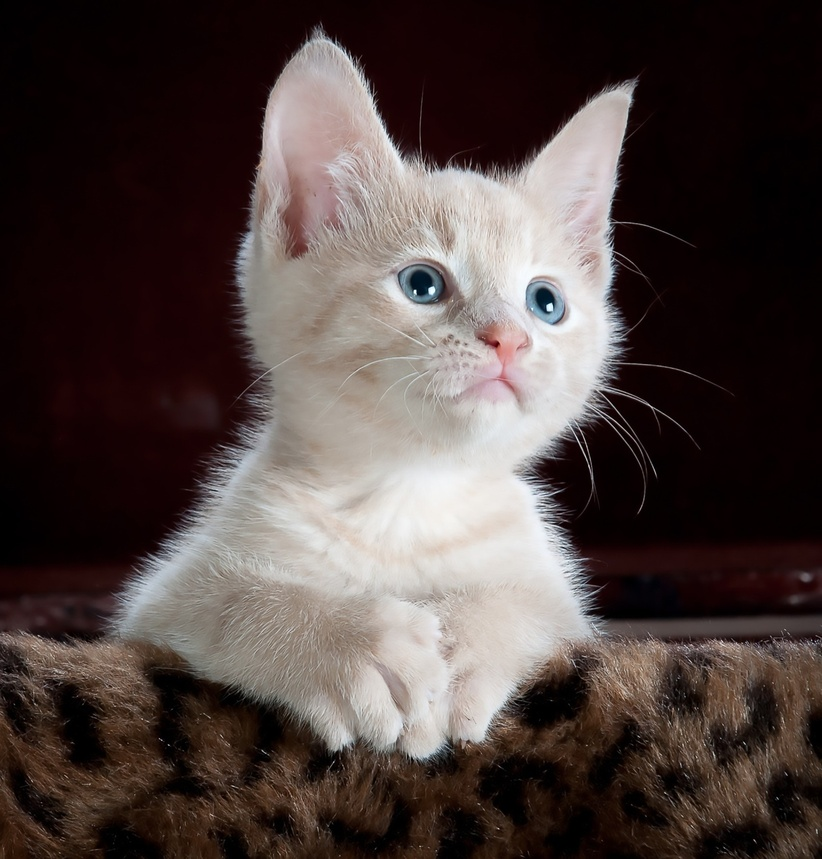
#> input picture pics/1.jpg, 822 x 859 px, shrunk from 1674 x 1750 before the run
$ python contour_detection.py
#> lines starting #> are read from the running program, lines starting #| are printed output that depends on the picture; after the words box and inside, x2 and y2 are one past the last pixel; in counts of white or black regions, pixels touching at a corner belong together
import cv2 as cv
import numpy as np


img = cv.imread('pics/1.jpg')
#> img is the input picture: shape (859, 822, 3); mean B, G, R 64.1, 66.8, 78.5
cv.imshow('Cats', img)

blank = np.zeros(img.shape, dtype='uint8')
cv.imshow('Blank', blank)


gray = cv.cvtColor(img, cv.COLOR_BGR2GRAY)
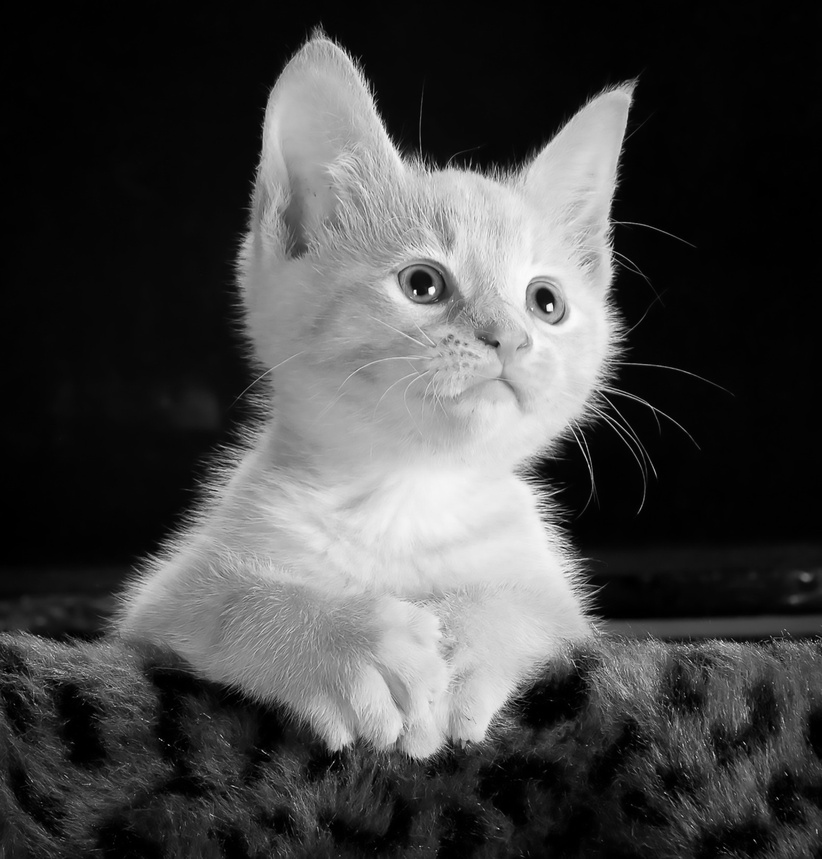
#> gray: shape (859, 822); min 0, max 252, mean 70
cv.imshow('Gray', gray)

# canny = cv.Canny(img, 125, 175)
# cv.imshow('Canny Edges', canny)

#getting contours
#cv.RETR_TREE for hierachical contours
#cv.RETR_EXTERNAL for external contours
#cv.RETR_LIST for all the contours in the image

#cv.CHAIN_APPROX is how we want to approximate the contours

ret, thresh = cv.threshold(gray, 125, 125, cv.THRESH_BINARY)
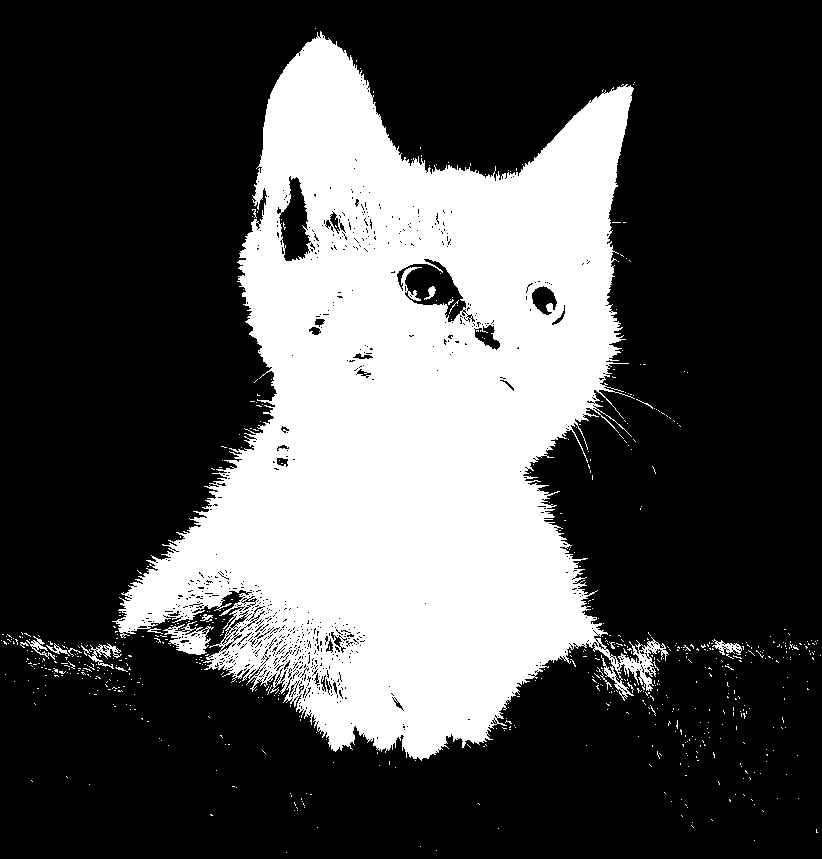
#> thresh: shape (859, 822); values 0 (black) and 125 (white), 30% white; 674 white regions (659 under 20 px)
cv.imshow('Thresh',thresh)


contours, hierachies = cv.findContours(thresh, cv.RETR_LIST, cv.CHAIN_APPROX_SIMPLE)
#> contours = 2178 contours, 2114 with area under 20; largest, box (x1, y1, x2, y2) and area: (112, 31, 669, 761) 213798, (396, 258, 467, 323) 2260, (278, 175, 312, 262) 1732, (163, 621, 214, 655) 768, (531, 285, 558, 316) 496
print(f'{len(contours)} contours found!')
#| 2178 contours found!

cv.drawContours(blank, contours, -1, (0,0,255), 1)
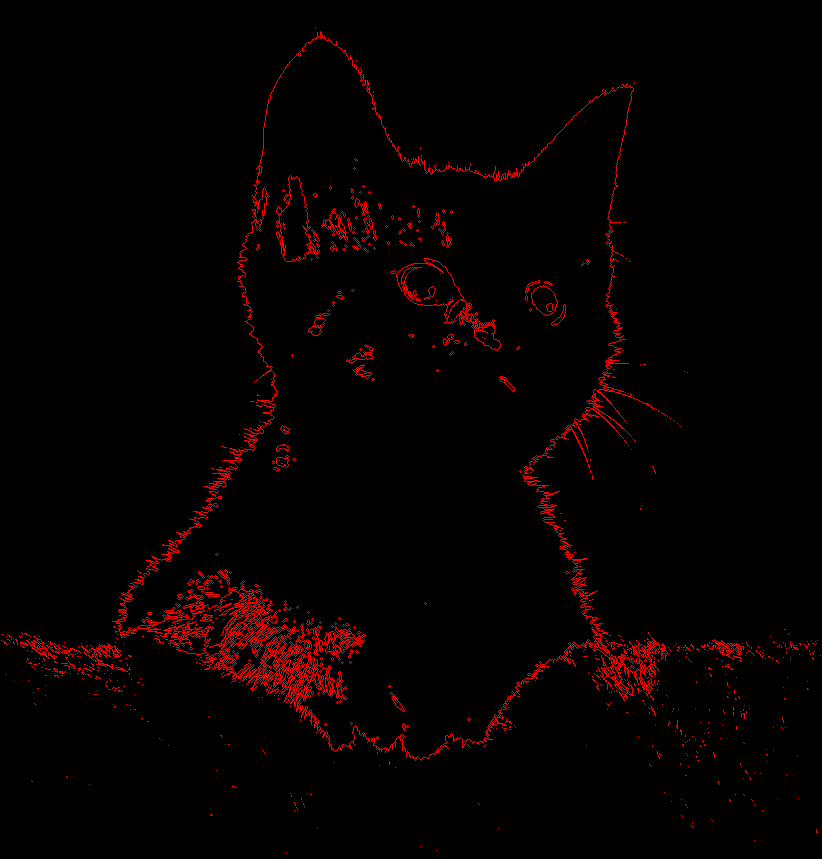
#> blank: shape (859, 822, 3); mean of channels 0, 1, 2 0, 0, 6.1; drawn as B, G, R
cv.imshow('Contours', blank)


cv.waitKey(0)

$ run again, with pics/2.jpg copied over pics/1.jpg
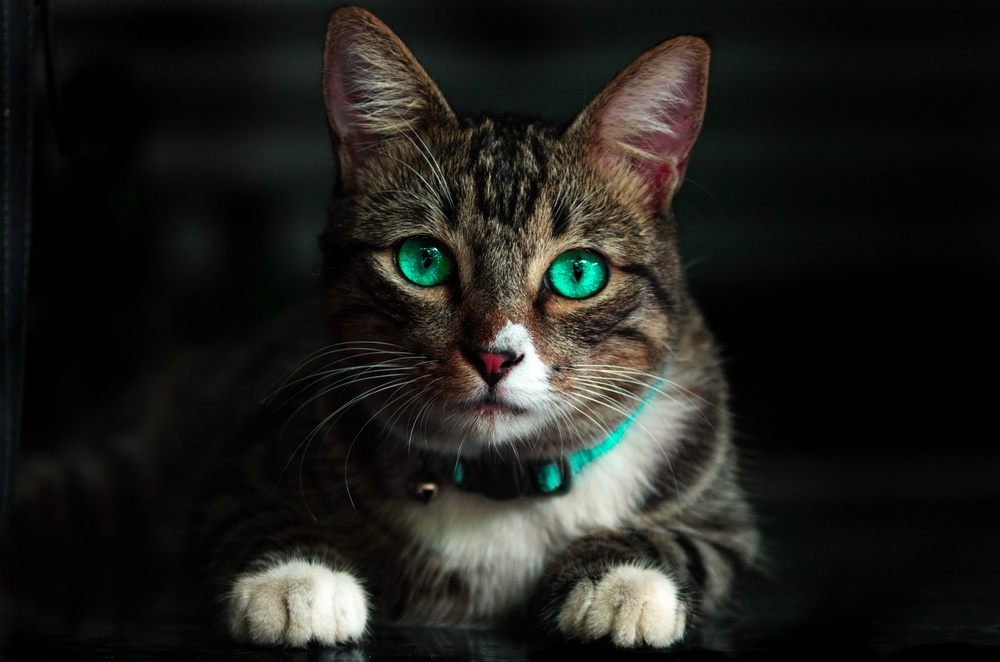
#> input picture pics/2.jpg, 1000 x 662 px, shrunk from 4928 x 3264 before the run
#> img is the input picture: shape (662, 1000, 3); mean B, G, R 27.9, 31.9, 31.8
#> `ret, thresh = cv.threshold(gray, 125, 125, cv.THRESH_BINARY)`:
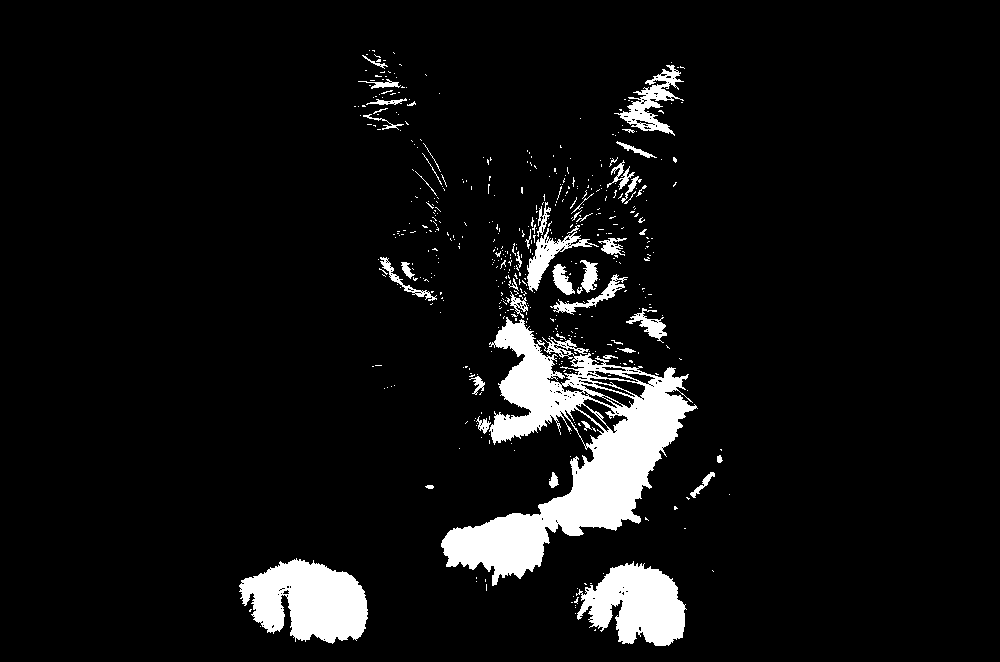
#> thresh: shape (662, 1000); values 0 (black) and 125 (white), 7% white; 499 white regions (451 under 20 px)
#> contours = 792 contours, 744 with area under 20; largest, box (x1, y1, x2, y2) and area: (441, 317, 698, 586) 25708, (239, 558, 368, 644) 7278, (576, 561, 687, 646) 5714, (614, 65, 684, 136) 1418, (527, 225, 599, 292) 1100
#| 792 contours found!
#> `cv.drawContours(blank, contours, -1, (0,0,255), 1)`:
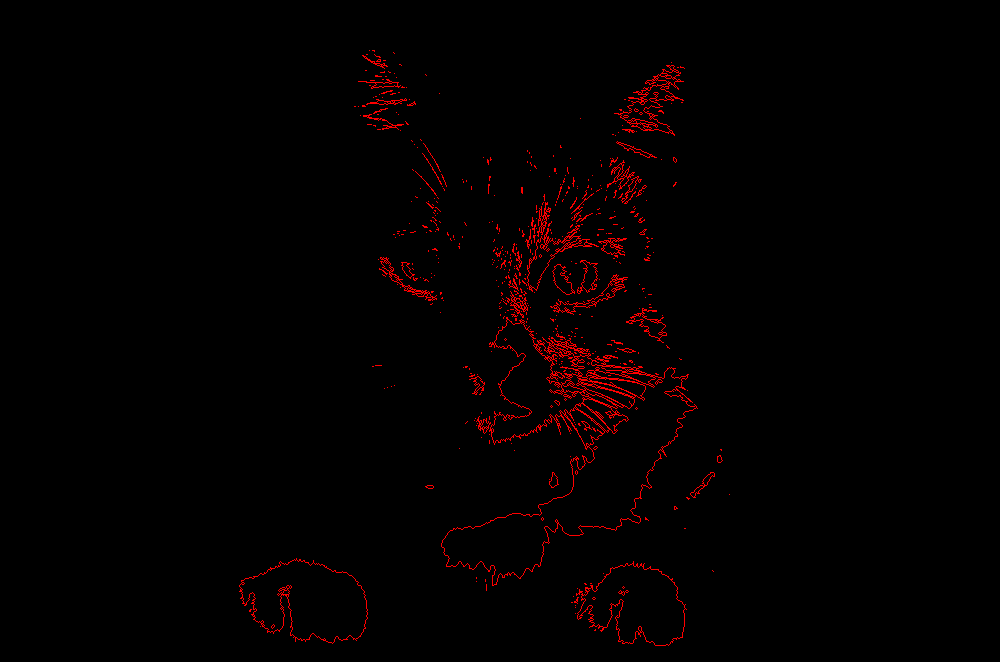
#> blank: shape (662, 1000, 3); mean of channels 0, 1, 2 0, 0, 4; drawn as B, G, R

$ run again, with pics/3.jpg copied over pics/1.jpg
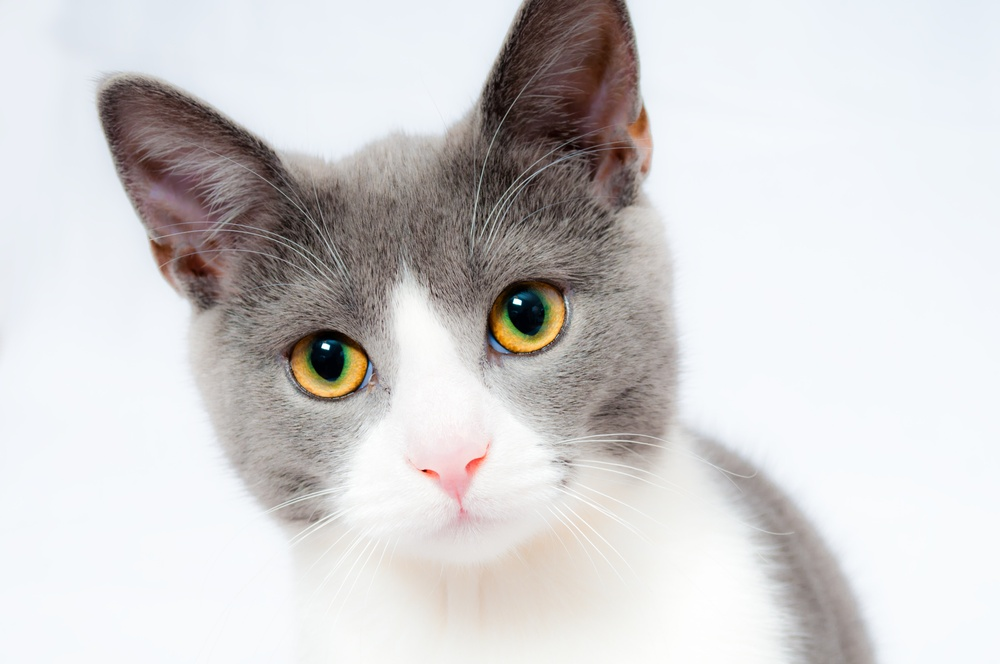
#> input picture pics/3.jpg, 1000 x 664 px, shrunk from 5360 x 3560 before the run
#> img is the input picture: shape (664, 1000, 3); mean B, G, R 208.6, 208.3, 210.1
#> `ret, thresh = cv.threshold(gray, 125, 125, cv.THRESH_BINARY)`:
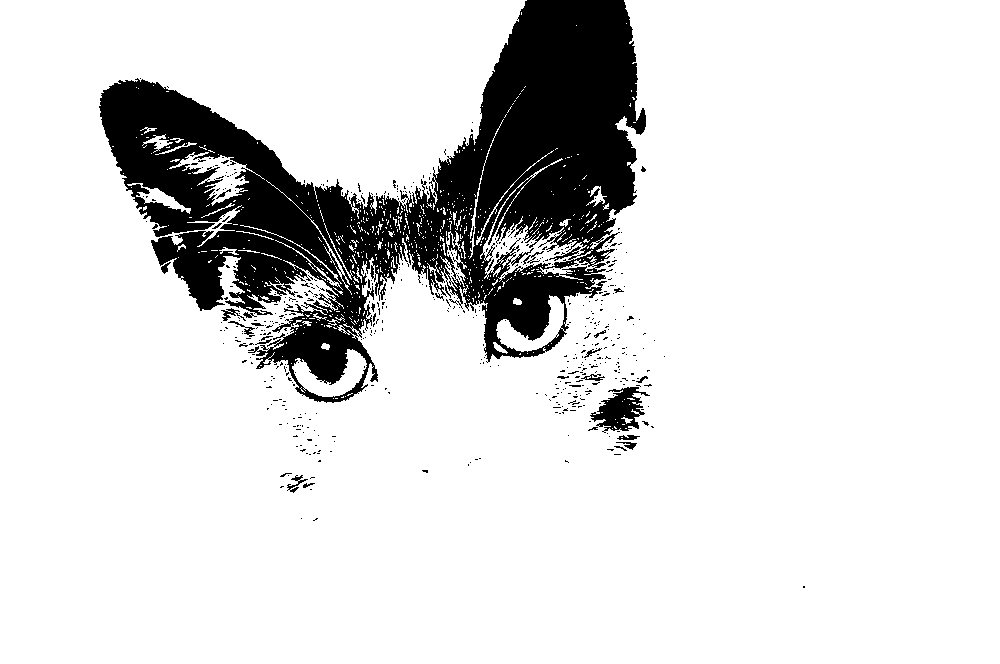
#> thresh: shape (664, 1000); values 0 (black) and 125 (white), 86.3% white; 525 black regions (496 under 20 px)
#> contours = 1503 contours, 1413 with area under 20; largest, box (x1, y1, x2, y2) and area: (0, 0, 1000, 664) 562567, (480, 158, 593, 282) 2860, (589, 386, 651, 432) 1620, (292, 349, 367, 397) 1452, (169, 152, 265, 206) 1438
#| 1503 contours found!
#> `cv.drawContours(blank, contours, -1, (0,0,255), 1)`:
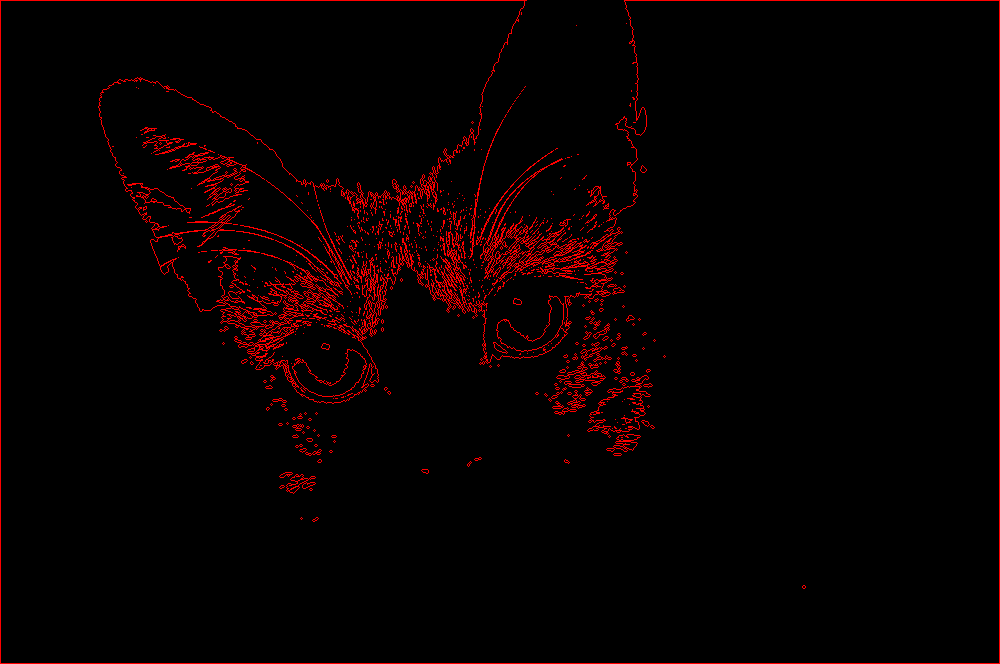
#> blank: shape (664, 1000, 3); mean of channels 0, 1, 2 0, 0, 8; drawn as B, G, R

$ run again, with pics/4.jpg copied over pics/1.jpg
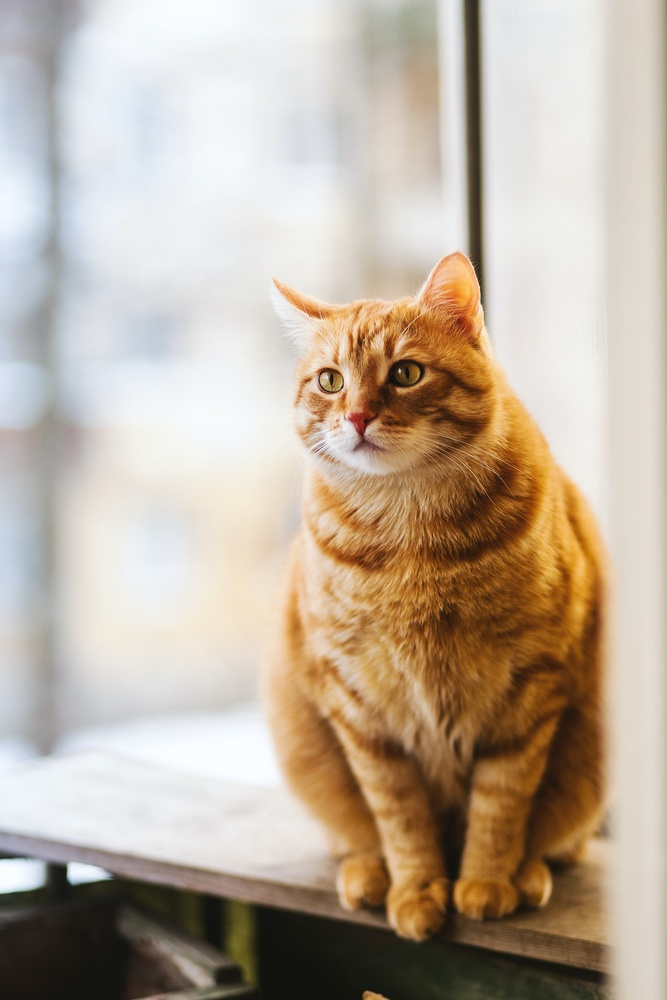
#> input picture pics/4.jpg, 667 x 1000 px, shrunk from 1771 x 2657 before the run
#> img is the input picture: shape (1000, 667, 3); mean B, G, R 157.9, 174.3, 188.6
#> `ret, thresh = cv.threshold(gray, 125, 125, cv.THRESH_BINARY)`:
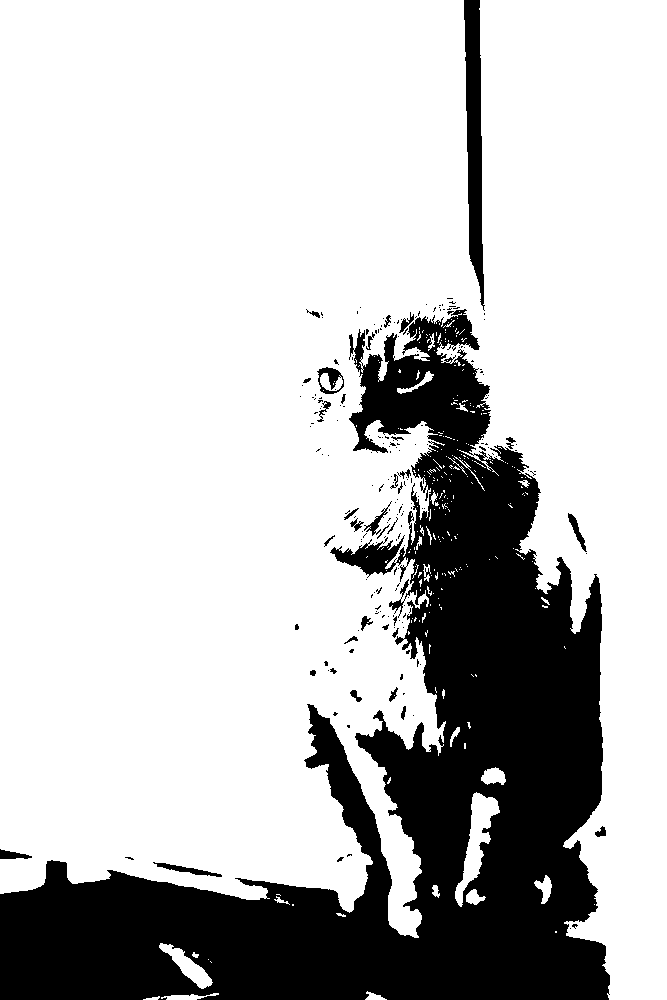
#> thresh: shape (1000, 667); values 0 (black) and 125 (white), 76.3% white; 207 black regions (172 under 20 px)
#> contours = 634 contours, 556 with area under 20; largest, box (x1, y1, x2, y2) and area: (0, 0, 667, 1000) 503892, (455, 792, 500, 907) 1667, (329, 535, 405, 577) 1428, (159, 943, 213, 989) 757, (316, 366, 345, 395) 600
#| 634 contours found!
#> `cv.drawContours(blank, contours, -1, (0,0,255), 1)`:
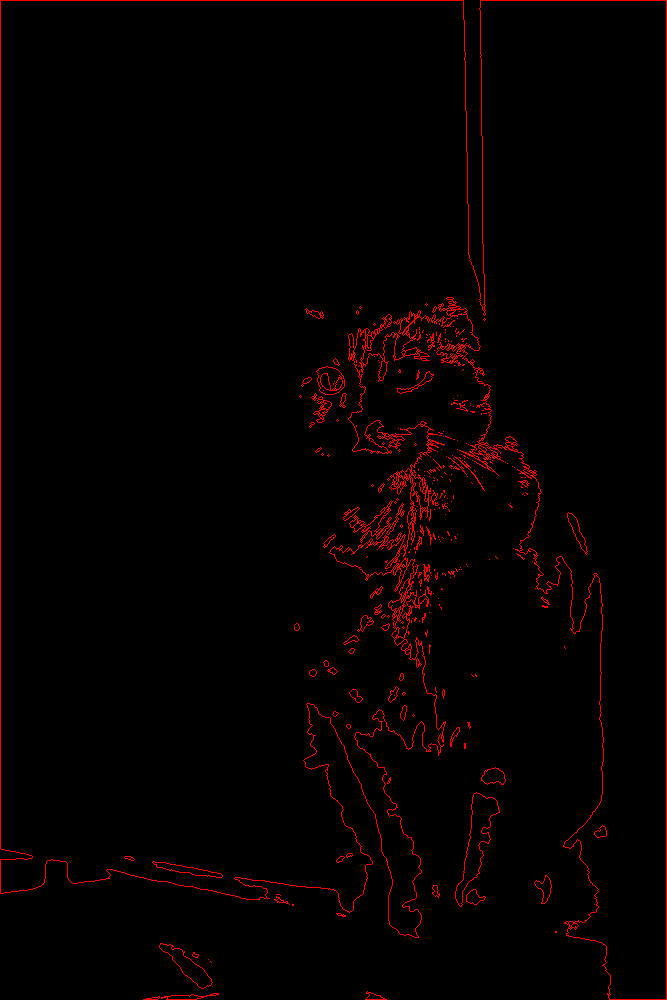
#> blank: shape (1000, 667, 3); mean of channels 0, 1, 2 0, 0, 5.3; drawn as B, G, R
